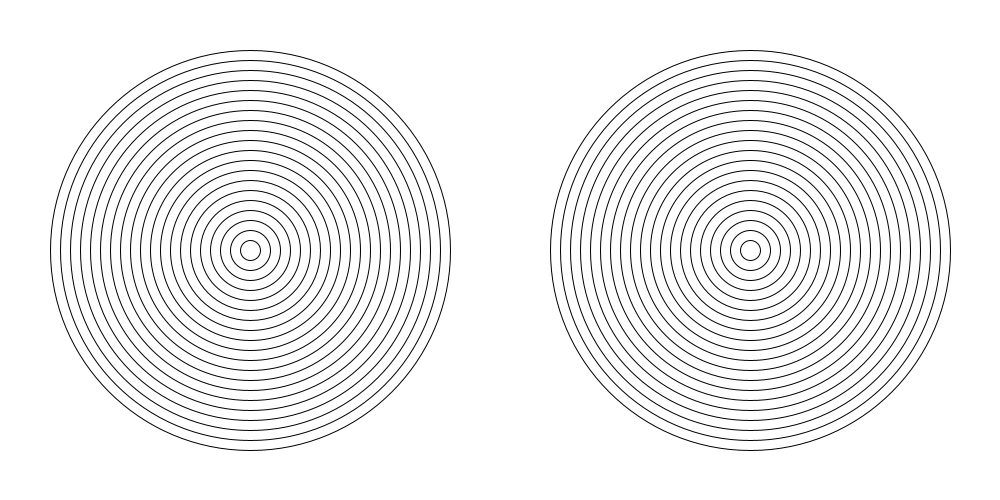
Frame 1 (no input)
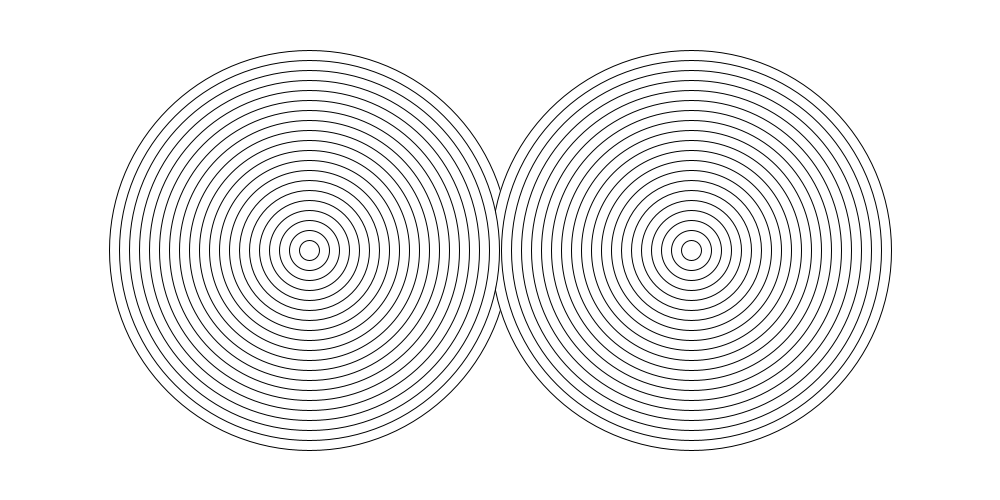
Frame 60 (the mouse pressed at the canvas centre just before this capture)
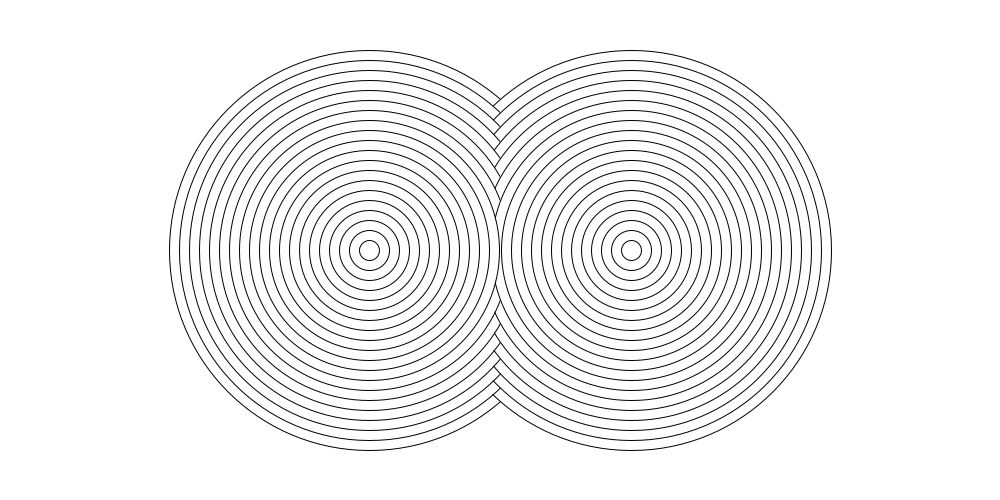
Frame 120 (the mouse held since frame 60 and released just before this capture)

The Processing sketch that drew these frames (run headless with seeded random() and noise(); from frame 60 on, the mouse is pressed at the canvas centre):

// Processing sketch: amazingrings
// ── amazingrings.pde
int D=400;
int X1=250;
int Y1=250;
int X2=750;
int Y2=250;

void setup(){
  size(1000,500);
 
  
  
  
}
void draw(){
 background(255,255,255);
  D=400;
  for(int i=0; i<=20; i++){
     if(D>0){
        ellipse(X1,Y1,D,D);
        ellipse(X2,Y2,D,D);
        D=D-20;
    }
  }
  if(X1==1000) X1=250;
  if(X2==0)    X2=750;
  X1+=1;
  X2-=1;
}
